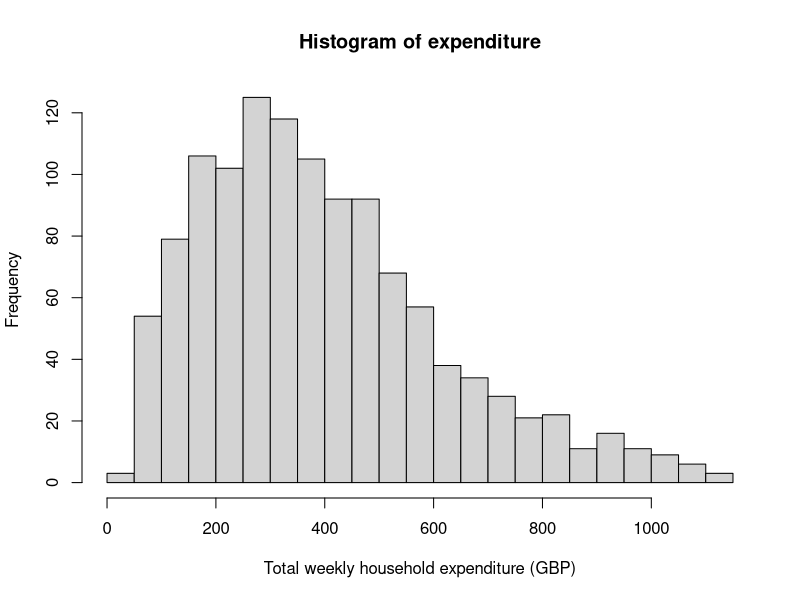
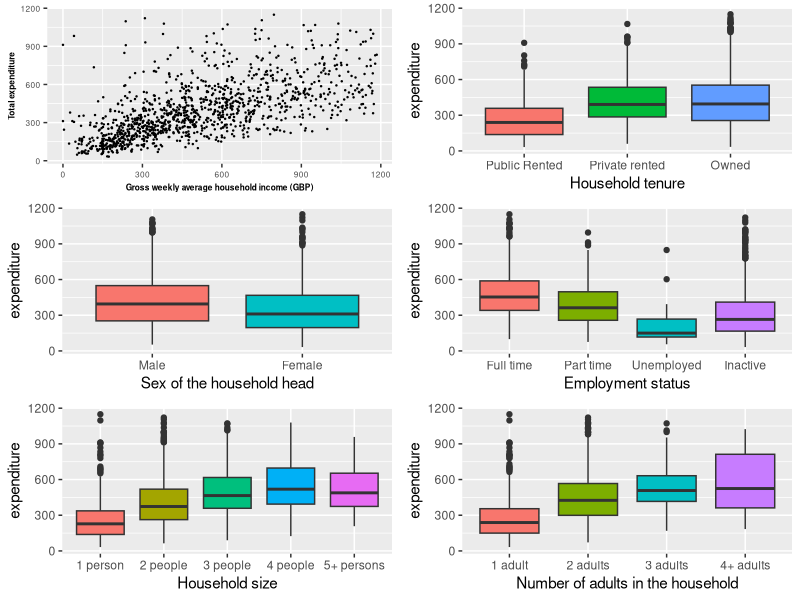
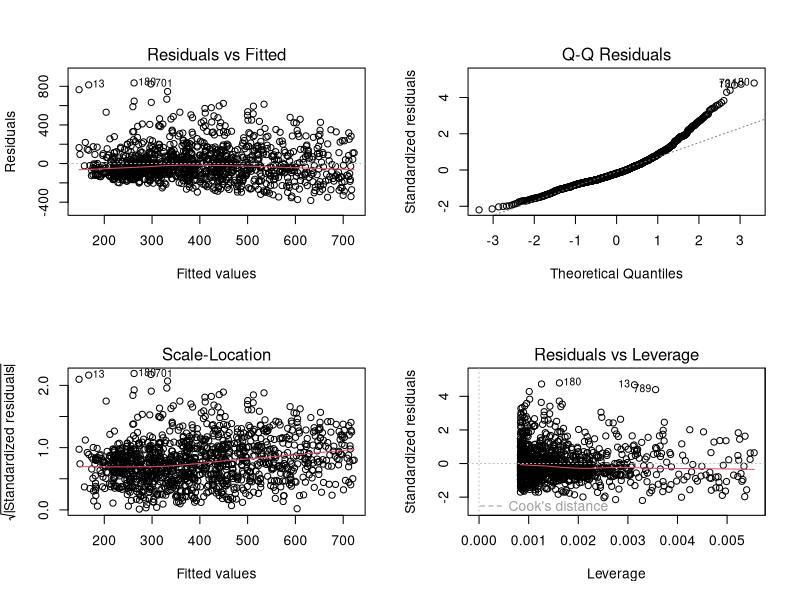
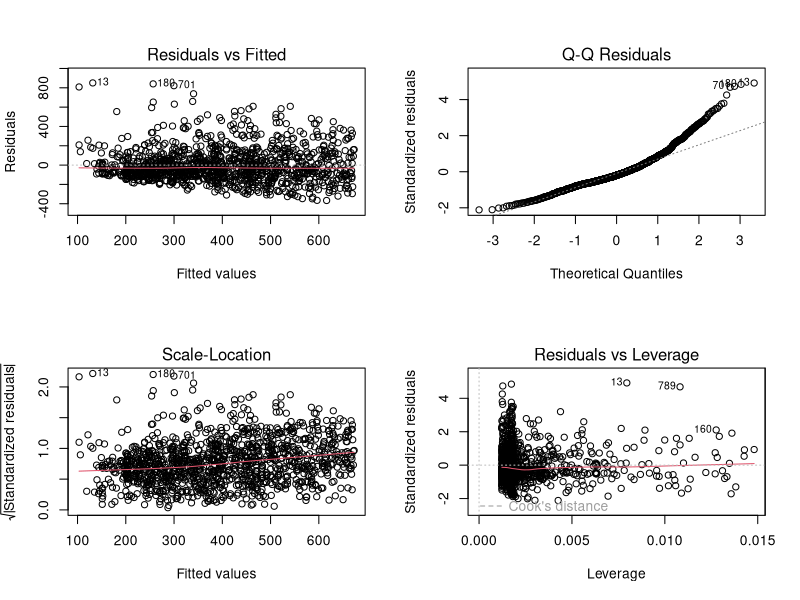
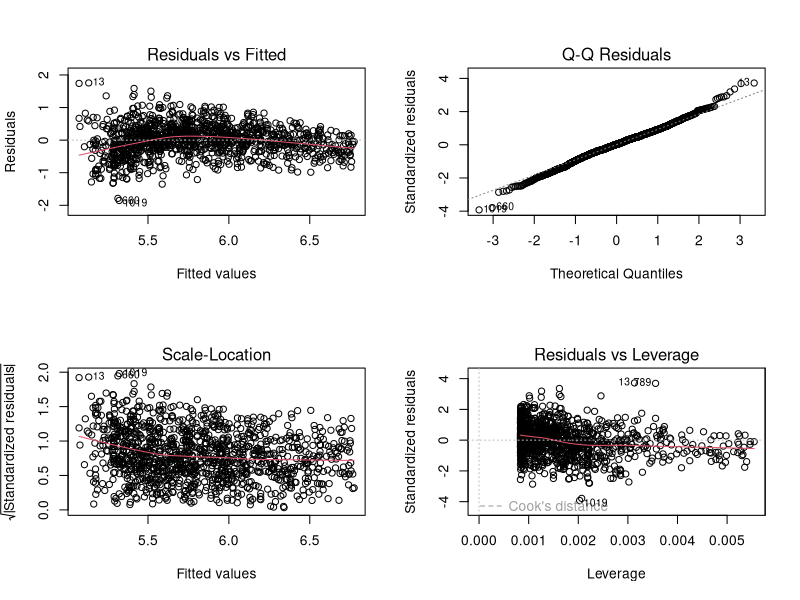
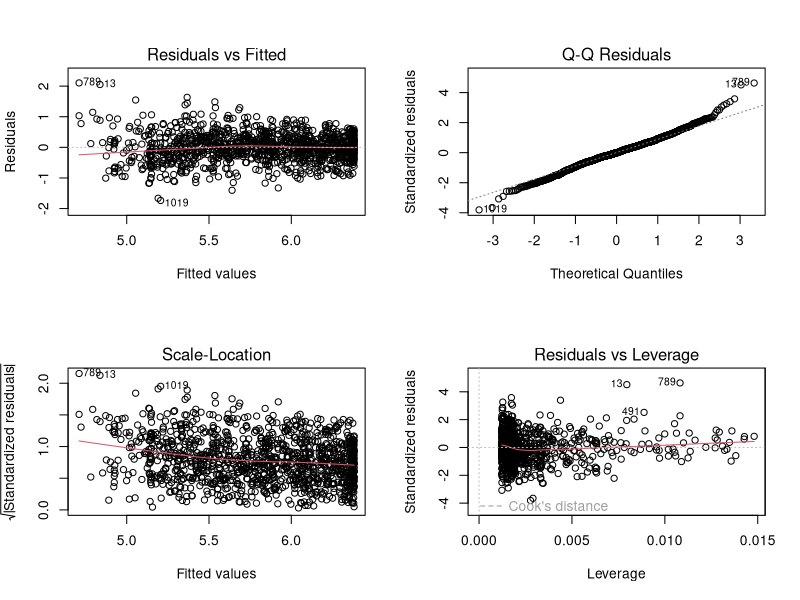
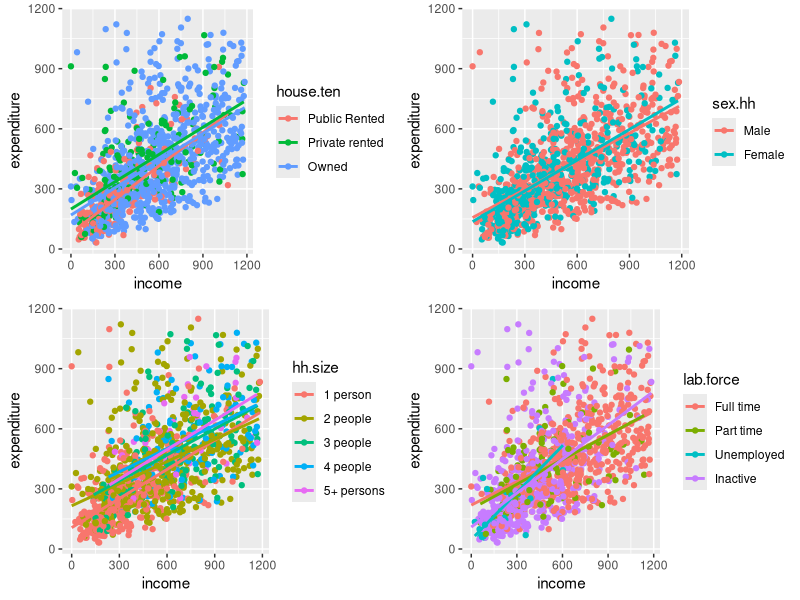
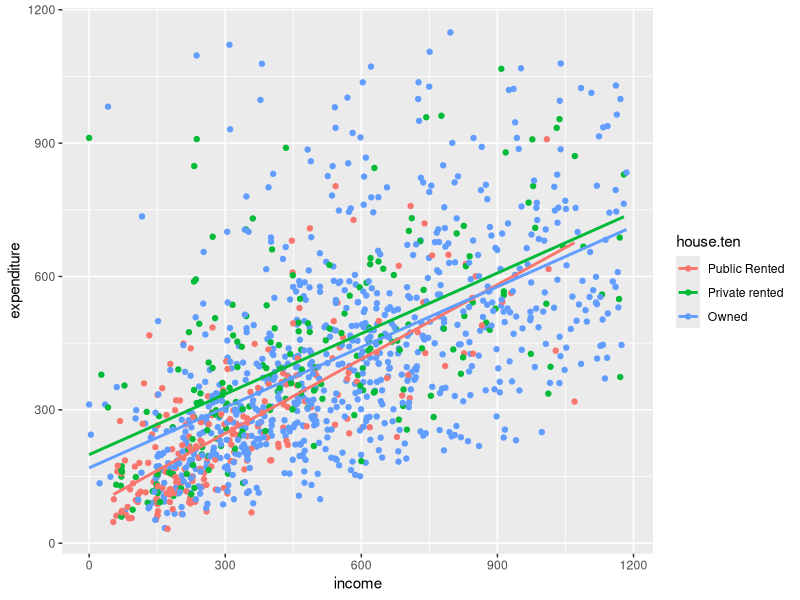

Write R code to recreate these figures, in order. (Note: this script raises an error after producing the figures.)
## ---- chunk 1
#Initial environment setup
setwd("~/Desktop/GLM/Coursework/GLM-CW")
expend.df <- read.table("expenditure.txt")
library(tidyverse)
library(kableExtra)
library(gridExtra)
library(broom)
library(MASS)
## ---- chunk 2
#Data cleaning

#coding variables as factors
expend.df$house.ten <- factor(expend.df$house.ten,levels=c(1:3),labels=c("Public Rented","Private rented","Owned"))
expend.df$sex.hh <- factor(expend.df$sex.hh,levels=c(1,2),labels=c("Male","Female"))
expend.df$lab.force <- factor(expend.df$lab.force,levels=c(1:4),labels=c("Full time", "Part time","Unemployed","Inactive"))
expend.df$hh.size <- factor(expend.df$hh.size,levels=c(1:5),labels = c("1 person","2 people","3 people","4 people","5+ persons"))
expend.df$hh.adults <- factor(expend.df$hh.adults,levels = c(1:4), labels = c("1 adult","2 adults","3 adults","4+ adults"))

## ---- chunk 3
#Histogram to examine the expenditure
hist(expend.df$expenditure,breaks = 20,
     xlab = "Total weekly household expenditure (GBP)",
     main = "Histogram of expenditure")

#Creating the 
#scatter plot to look at relationship between income and expenditure
p1<-ggplot(data=expend.df,aes(x=income,y=expenditure))+
  geom_point(size=0.2)+
  xlab("Gross weekly average household income (GBP)")+
  ylab("Total expenditure")+
  theme(axis.text=element_text(size=6),
        axis.title=element_text(size=6,face="bold"))

#boxplots
p2<-ggplot(data=expend.df,aes(y=expenditure,x=house.ten,fill=house.ten))+
  geom_boxplot()+
  xlab("Household tenure")+
  guides(fill=F)

#scale_fill_discrete(name="Household\ntenure")

p3<-ggplot(data=expend.df,aes(y=expenditure,x=sex.hh,fill=sex.hh))+
  geom_boxplot()+
  xlab("Sex of the household head")+
  guides(fill=F)
  
p4<-ggplot(data=expend.df,aes(y=expenditure,x=lab.force,fill=lab.force))+
  geom_boxplot()+
  xlab("Employment status")+
  guides(fill=F)

p5<-ggplot(data=expend.df,aes(y=expenditure,x=hh.size,fill=hh.size))+
  geom_boxplot()+
  xlab("Household size")+
  guides(fill=F)

p6<-ggplot(data=expend.df,aes(y=expenditure,x=hh.adults,fill=hh.adults))+
  geom_boxplot()+
  xlab("Number of adults in the household")+
  guides(fill=F)

grid.arrange(p1,p2,p3,p4,p5,p6,ncol=2,nrow=3)
## ---- chunk 4
#Question 2
lm.income<-lm(expenditure~income,data = expend.df)
#summary(lm.income)
as.data.frame(tidy(lm.income)[,1:3])%>%
  kable(escape = F)%>%
  kable_styling(font_size = 15)
par(mfrow=c(2,2))
plot(lm.income)
## ---- chunk 5
#Question 3
lm.income.sqd <- lm(expenditure~income+I(income^2),data = expend.df)
tidy(lm.income.sqd)[,1:3]%>%
  kable(escape = F)%>%
  kable_styling(font_size = 15)
par(mfrow=c(2,2))
plot(lm.income.sqd)

# lm.log.income.sqd <- lm(log(expenditure)~income+I(income^2),data = expend.df)
# summary(lm.log.income.sqd)
# plot(lm.log.income.sqd)
# 
# gamma.income.sqd <-glm(expenditure~income+I(income^2),data=expend.df,family="Gamma")
# summary(gamma.income.sqd)
# plot(gamma.income.sqd)
## ---- chunk 6
#Question 4
lm.log.income<-lm(log(expenditure)~income,data = expend.df)
tidy(lm.log.income)[,1:3]%>%
  kable(escape = F)%>%
  kable_styling(font_size = 15)
par(mfrow=c(2,2))
plot(lm.log.income)
# #QQ plot much better but not sure about the residual vs fitted if the variance decreases as fitted value increases
## ---- chunk 7
lm.log.income.sqd <- lm(log(expenditure)~income+I(income^2),data = expend.df)
tidy(lm.log.income.sqd)[,1:3]%>%
  kable(escape = F)%>%
  kable_styling(font_size = 15)

par(mfrow=c(2,2))
plot(lm.log.income.sqd)
## ---- chunk 8
#Comparing AIC
paste("AIC")
AIC(lm.income)
AIC(lm.income.sqd)
AIC(lm.log.income)
AIC(lm.log.income.sqd)

#Comparing adjusted R squared
paste("adj R squared")
glance(lm.income)$adj.r.squared
glance(lm.income.sqd)$adj.r.squared
glance(lm.log.income)$adj.r.squared
glance(lm.log.income.sqd)$adj.r.squared
## ---- chunk 9
tidy(lm.log.income.sqd)

mean(expend.df$income)
## ---- chunk 10
#Checking variance inflation factors (generalized as variables include factors)
car::vif(lm(log(expenditure)~income+I(income^2)+hh.size+hh.adults+sex.hh+lab.force+house.ten,data=expend.df))
## ---- chunk 11
#Creating tables for chi-squared test
prop.table(table(expend.df$hh.size,expend.df$hh.adults),2)
## ---- chunk 12
lm.adult <- lm(log(expenditure)~income+I(income^2)+hh.adults,data = expend.df)
summary(lm.adult)
#adult significant
  
lm.size <- lm(log(expenditure)~income+I(income^2)+hh.size,data = expend.df)
summary(lm.size)
#size significant

lm.adult.size <- lm(log(expenditure)~income+I(income^2)+hh.size+hh.adults,data = expend.df)
summary(lm.adult.size)
#adult no longer significant
## ---- chunk 13
# #Checking which of the correlated variables to include
# lm.hh.size <- lm(log(expenditure)~income+I(income^2)+hh.size, data = expend.df)
# lm.hh.adults <- lm(log(expenditure)~income+I(income^2)+hh.adults, data = expend.df)
# 
# AIC(lm.hh.size)
# AIC(lm.hh.adults)
# #size has lower AIC
# 
# glance(lm.hh.size)$r.squared
# glance(lm.hh.adults)$r.squared
# #Size has higher R^2

#Based on AIC and R^2 (can use as all models have same number of variables) I select household size and tenure as the 2 variables to use in the model and won't use labour or household adults variables so will no longer consider these 2 variables.
## ---- chunk 14
#interaction between 3 factor variables and income investigation
interaction.continous <-function(var){
  ggplot(data=expend.df,aes(x=income,y=expenditure,colour=.data[[var]]))+
    geom_point()+
  geom_smooth(method='lm', formula= y~x,se=F)
}


int1<-interaction.continous("house.ten")
int2<-interaction.continous("sex.hh")
int3<-interaction.continous("hh.size")
int4<-interaction.continous("lab.force")

grid.arrange(int1,int2,int3,int4,ncol=2,nrow=2)
int1
int2
int3
int4
## ---- chunk 15
lm.int.income.size <- lm(log(expenditure)~income+I(income^2)+hh.size*income+sex.hh+lab.force+house.ten,data=expend.df)
summary(lm.int.income.size)
#significant

lm.int.income.labour <- lm(log(expenditure)~income+I(income^2)+hh.size+sex.hh+lab.force*income+house.ten,data=expend.df)
summary(lm.int.income.labour)
#significant

lm.int.income.tenure <- lm(log(expenditure)~income+I(income^2)+hh.size+sex.hh+lab.force+house.ten*income,data=expend.df)
summary(lm.int.income.tenure)
#significant
## ---- chunk 16
lm.int.sex.size <- lm(log(expenditure)~income+I(income^2)+hh.size*sex.hh+lab.force+house.ten,data=expend.df)
summary(lm.int.sex.size)
#significant

lm.int.sex.labour <- lm(log(expenditure)~income+I(income^2)+hh.size+sex.hh*lab.force+house.ten,data=expend.df)
summary(lm.int.sex.labour)
#not significant

lm.int.sex.tenure <- lm(log(expenditure)~income+I(income^2)+hh.size+sex.hh*house.ten+lab.force,data=expend.df)
summary(lm.int.sex.tenure)
#not significant

lm.int.size.labour <- lm(log(expenditure)~income+I(income^2)+hh.size*lab.force+sex.hh+house.ten,data=expend.df)
summary(lm.int.size.labour)
#not significant

lm.int.size.tenure <- lm(log(expenditure)~income+I(income^2)+hh.size*house.ten+sex.hh+lab.force,data=expend.df)
summary(lm.int.size.tenure)
#not significant

lm.int.labour.tenure <- lm(log(expenditure)~income+I(income^2)+hh.size+sex.hh+lab.force*house.ten,data=expend.df)
summary(lm.int.labour.tenure)
#significant
## ---- chunk 17
#Full model of all variables I want to consider
lm.log.full<-lm(log(expenditure)~income*lab.force+I(income^2)+income*house.ten+income*hh.size+sex.hh*hh.size+lab.force:house.ten,data=expend.df)

AIC(lm.log.full)

#Iteratively performing model selection process
drop1(lm.log.full)
#removing lab.force:house.ten will decrease AIC
lm.full.1.deletion <- update(lm.log.full,.~.-lab.force:house.ten)
AIC(lm.full.1.deletion)

drop1(lm.full.1.deletion)
#removing any variables increases AIC thus stop iterative process

#comparing with original model
glance(lm.log.income.sqd)$adj.r.squared
glance(lm.full.1.deletion)$adj.r.squared

#AIC has been reduced and adjusted R^2 increased

anova(lm.full.1.deletion)
#All variables left statistically significant except income:house.ten
## ---- chunk 18
data.frame("coefficent"=tidy(step.method)[,1],exp(tidy(step.method)[,2]))
## ---- chunk 19
#updating to simplier model
lm.simple.model.1 <- update(lm.full.1.deletion, .~.-income:lab.force-income:hh.size-income:house.ten)

summary(lm.simple.model.1)

drop1(lm.simple.model.1)
#lowest AIC when don't remove any variables

#Therefore this is my final model
lm.final.model <- lm.simple.model.1
## ---- chunk 20
par(mfrow=c(2,2))
plot(lm.final.model)
## ---- chunk 21
data.frame("coefficent"=tidy(lm.final.model)[,1],exp(tidy(lm.final.model)[,2]),tidy(lm.final.model)[,5])

kable(data.frame("coefficent"=tidy(lm.final.model)[,1],exp(tidy(lm.final.model)[,2]),tidy(lm.final.model)[,5]))%>%
  kable_classic_2()

summary(lm.final.model)

#Calculating confidence intervals 

test <- tidy(lm.final.model)

lwr <- tidy(lm.final.model)$estimate+c(-1)*qnorm(0.975)*tidy(lm.final.model)$std.error
upr <- tidy(lm.final.model)$estimate+c(1)*qnorm(0.975)*tidy(lm.final.model)$std.error
